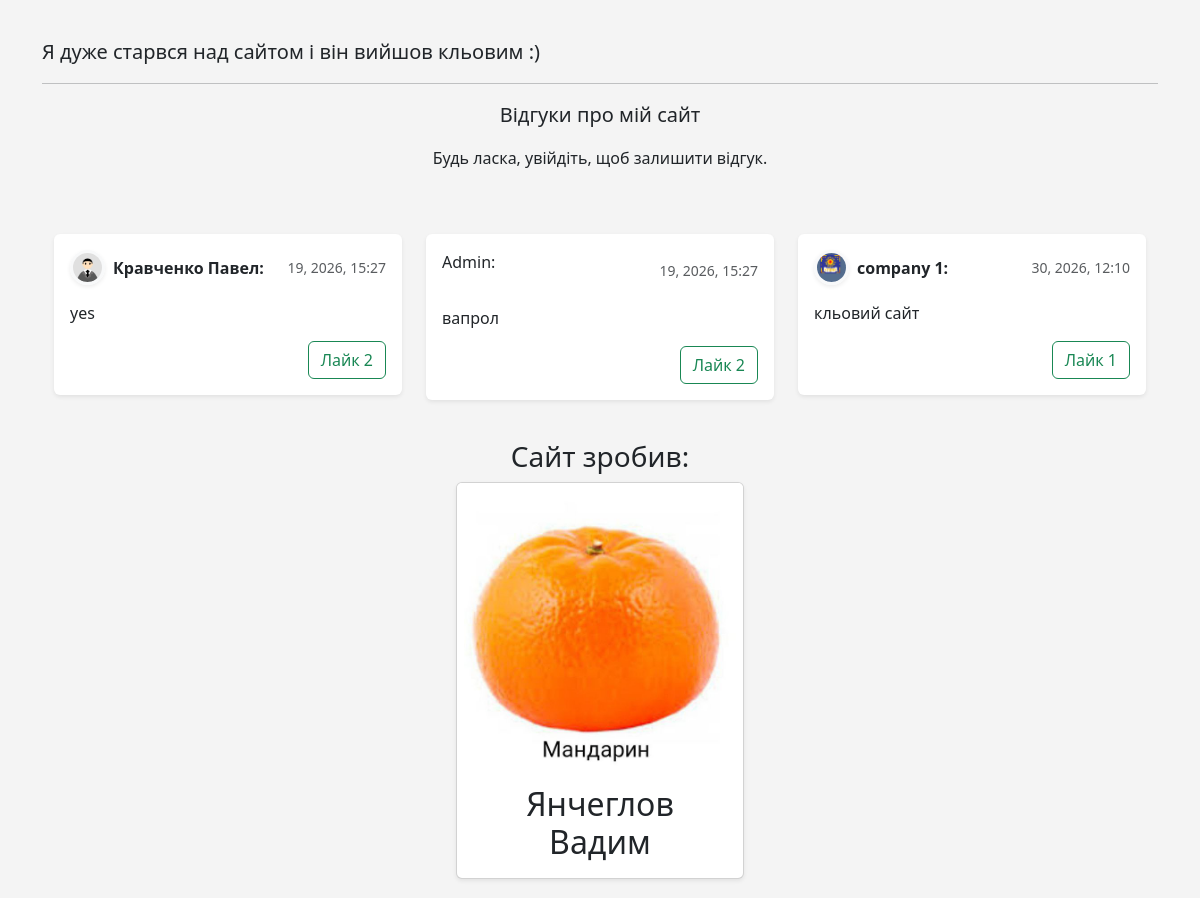
/job-site/ (middle part), run on an earlier commit of the app's database.
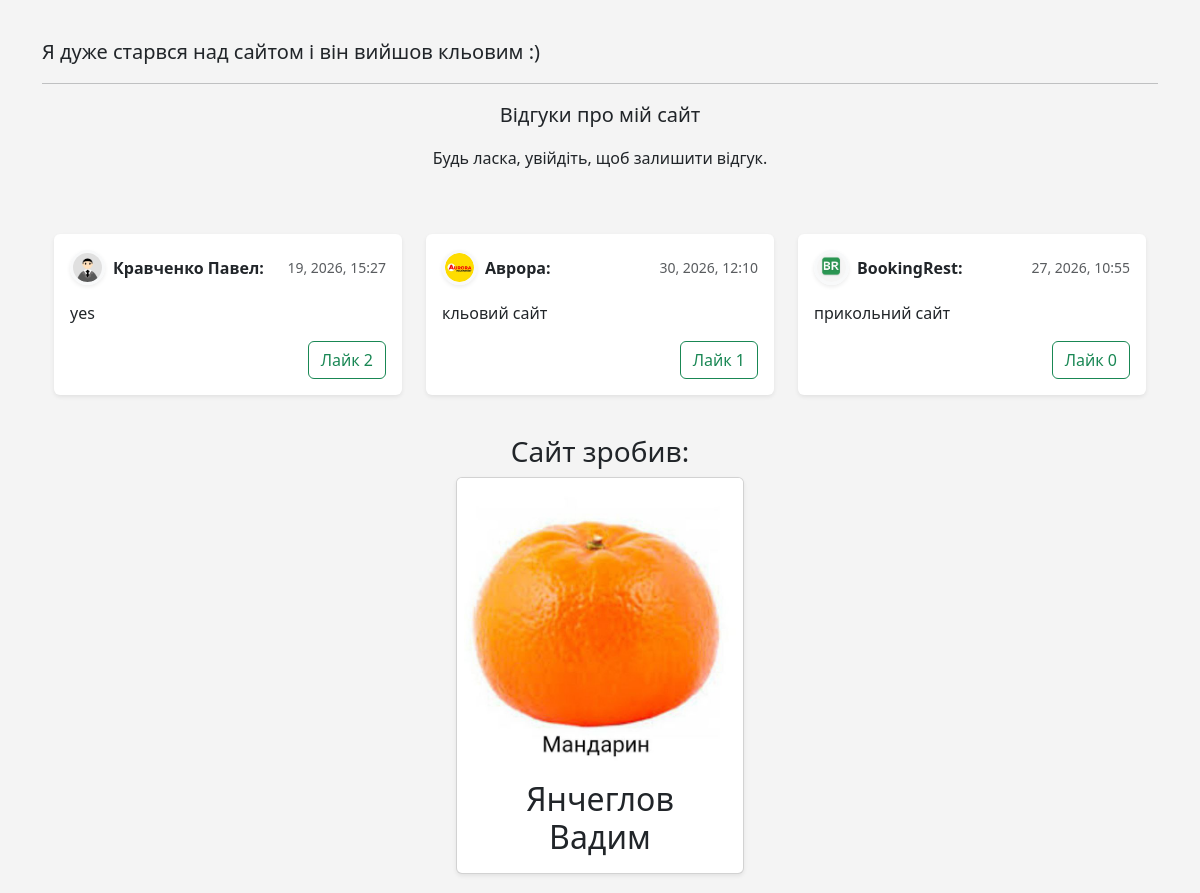
And on a later commit of the database.
### project/models.py (models this page shows, shortened)
class Response(models.Model):
    author = models.OneToOneField(User, on_delete=models.CASCADE, related_name="site_comment")#автор
    content = models.TextField()#опис
    date = models.DateTimeField(auto_now_add=True)#дата створення
    created_at = models.DateTimeField(auto_now_add=True)

### auth_system/models.py (models this page shows, shortened)
class UserProfile(models.Model):
    user = models.OneToOneField(User, on_delete=models.CASCADE, related_name='profile')
    email = models.EmailField(max_length=254, blank=True, null=True)
    avatar = models.ImageField(upload_to='imge_avatar', null=True, blank=True)
    op = models.CharField(choices=OP_CHOICES, max_length=20, default='Yes', null=True, blank=True)#
    first_name = models.CharField(max_length=100,blank=True, verbose_name='first_name')#імя
    last_name = models.CharField(max_length=100,blank=True, verbose_name='last_name')#прізвище
    patronymic = models.CharField(max_length=100, blank=True, null=True, verbose_name='patronymic')#по батькові
    birth_date = models.DateField(null=True, blank=True)#дата народження
    gender = models.CharField(choices=GENDER_CHOICES, max_length=20, default='Ч')#стать
    role = models.CharField(choices=ROLE_CHOICES, max_length=20, default='User')#
    bio = models.TextField(blank=True)#опис
    referral = models.ForeignKey('project.Category', on_delete=models.SET_NULL, null=True)#направлення
    phone_number = models.CharField(max_length=20, blank=True, null=True, verbose_name="Номер телефону")
    linkedin_url = models.URLField(max_length=255, blank=True, null=True)
    @property
    def img_avatar(self):
        if self.avatar:
            return self.avatar.url
        if self.gender == 'Men':
            if self.op == 'Yes':
                return '/static/image/men-op.png'
            else:
                return '/static/image/men.png'
        else:
            if self.op == 'Yes':
                return '/static/image/women-op.png'
            else:
                return '/static/image/women.png'

class EmployerProfile(models.Model):
    TYPES_CHOICES = (
        ('private', 'Приватна особа'),
        ('company', 'Компанія'),
    )
    user = models.OneToOneField(User, on_delete=models.CASCADE, related_name='employer')
    employer_type = models.CharField(max_length=10, choices=TYPES_CHOICES, default='private')#тип роботодавця
    name_company = models.CharField(max_length=20)#назва компанії
    email = models.EmailField(max_length=254, blank=True, null=True)
    role = models.CharField(choices=ROLE_CHOICES, max_length=20, default='Employer')#роль
    description = models.TextField()#опис
    logo = models.ImageField(upload_to='company_logos/', blank=True, null=True)#логотип
    referral_company = models.ForeignKey('project.Category', on_delete=models.SET_NULL, null=True)#направлення компаній
    hq_location = models.CharField(max_length=255, blank=True, null=True, verbose_name="Головний офіс (Місто, Країна)")
    website = models.URLField(max_length=700, null=True, blank=True)#посилання на сайт компаній
    @property
    def img_logo(self):
        if self.employer_type == 'company':
            if self.logo:
                return self.logo.url
            else:
                return '/static/image/e-logo.png'
        else:
            return '/static/image/i-logo.png'

### project/views.py (the view, shortened to what this page needs)
# urls.py: path('job-site/', views.Job_site_ListView.as_view(), name='job_site'),
class Job_site_ListView(ListView):
    model = Response
    form_class = Response_CreatFrom
    context_object_name = "responses"
    template_name = "jobs/job_site.html"
    def get_context_data(self, **kwargs):
        context = super().get_context_data(**kwargs)
        context['form'] = self.form_class()
        user_already_responded = False
        if self.request.user.is_authenticated:
            user_already_responded = Response.objects.filter(author=self.request.user).exists()
        context['user_already_responded'] = user_already_responded
        return context

### templates/jobs/job_site.html (shortened to what this page needs)
{% extends 'base.html' %}
{% load static %}
{% block content %}
<div class="container">
<br>
<br>
<p class="fs-5">Я дуже старвся над сайтом і він вийшов кльовим :)</p>
<hr>
<p class="text-center fs-5">Відгуки про мій сайт </p>
{% if user.is_authenticated %}
    {% if user_already_responded %}
        <p>Ви вже залишили відгук про наш сайт. Дякуємо!</p>
    {% else %}
        <form method="POST" action="" class=" gap-2">
            {% csrf_token %}
            <div style="height: 150px; max-width: 400px;">
                {{ form.content }}
            </div>
            <button type="submit" class="btn btn-success">Опублікувати відгук</button>
        </form>
    {% endif %}
{% else %}
    <p class="text-center">Будь ласка, увійдіть, щоб залишити відгук.</p>
{% endif %}
<br>
    <div class="container mt-4">
        <div class="row row-cols-1 row-cols-md-3 g-4">
    {% for res in responses %}
            <div class="col">
                <div class="card mb-3 shadow-sm border-0">
                    <div class="card-body">
                        <div class="d-flex justify-content-between align-items-center">
                            <div class="d-flex align-items-center">
                                {% if res.author.profile %}
                                    <img src="{{ res.author.profile.img_avatar }}" alt="Avatar"
                                         class="rounded-circle img-fluid border border-3 border-light shadow-sm"
                                         style="width: 35px; height: 35px; object-fit: cover;">
                                <p class="fw-bold mb-0 px-2">
                                    {{ res.author.profile.first_name }} {{ res.author.profile.last_name }}:
                                </p>
                                {% elif res.author.employer %}
                                    <img src="{{ res.author.employer.img_logo }}" alt="Avatar"
                                         class="rounded-circle img-fluid border border-3 border-light shadow-sm"
                                         style="width: 35px; height: 35px; object-fit: cover;">
                                                                         <p class="fw-bold mb-0 px-2">
                                    {{ res.author.employer.name_company }}:
                                </p>
                                {% else %}
                                <p>Admin:</p>
                                {% endif %}
                            </div>
                            <div class="text-end text-muted small">
                                {{ res.date|date:"d, Y, H:i" }}
                            </div>
                        </div>
                        <p class="card-text mt-3">{{ res.content }}</p>
                        <div class="text-end">
                            <a class="btn btn-outline-success" href="{% url 'Like_Response' res.id %}">
                                Лайк {{ res.likes.count }}
                            </a>
                        </div>
                    </div>
                </div>
            </div>
    {% endfor %}
        </div>
    </div>
    <br>
<h3 class="text-center">Сайт зробив:</h3>
        <div class="d-flex justify-content-center mb-4">
            <div class="card shadow-sm" style="width: 18rem;">
                <img src="{% static 'image/m0.jpg' %}" class="card-img-top" alt="">
                <div class="card-body">
                    <h2 class="mb-0 text-center">Янчеглов Вадим</h2>
                </div>
            </div>
        </div>
</div>
{% endblock %}

### templates/base.html (shortened to what this page needs)
<!DOCTYPE html>
{% load static %}
<html lang="en">
<head>
    <link href="https://cdn.jsdelivr.net/npm/bootstrap@5.3.8/dist/css/bootstrap.min.css" rel="stylesheet">
    <link rel="stylesheet" href="https://cdn.jsdelivr.net/npm/bootstrap-icons@1.11.1/font/bootstrap-icons.css">
    <link rel="stylesheet" href="{% static 'css/stayle.css' %}">
</head>
<body>
    <main>
        {% block content %}
        {% endblock %}
    </main>
</body>
</html>

### static/css/stayle.css (style rules this page uses)
html, body { height: 100%; margin: 0; }
body { display: flex; flex-direction: column; min-height: 100vh; }
main { padding-top: 80px; flex: 1; background: rgba(236, 236, 236, 0.593); }

What changed in the data, as far as the page shows it:
removed Response: shows "Admin:", date "19, 2026, 15:27", content "вапрол", likes.count "2"
changed through a linked row, Response "кльовий сайт": author.employer.img_logo: a different picture; author.employer.name_company "company 1" → "Аврора"
added Response: author.employer.img_logo (picture), author.employer.name_company "BookingRest", date "27, 2026, 10:55", content "прикольний сайт", likes.count "0"
